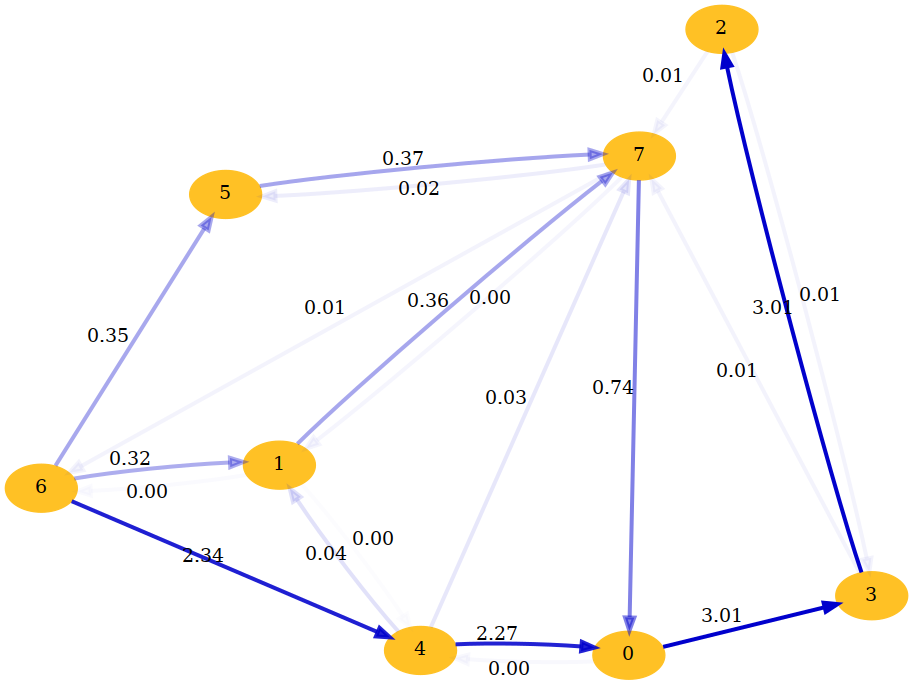

This chart was generated by the following Python code:
import pygraphviz as pgv
import networkx as nx
import numpy as np
from random import random, shuffle
from linesegmentintersections import bentley_ottman


MIN_DIST = 0.1
COST_EPSILON = 1e-3


def dist(a, b):
    return np.sqrt((a[0] - b[0])**2 + (a[1] - b[1])**2)

def can_add_pos(p, positions):
    for p2 in positions:
        if dist(p, p2) < MIN_DIST:
            return False 
    return True

def intersect(line1, line2):
    if bentley_ottman([line1, line2]):
        return True 
    else:
        return False     

def can_add_edge(x, y, true_edges, positions):
    if x == y:
        return False 
    if (x, y) in true_edges:
        return False
    for (a, b) in true_edges:
        if a == x or a == y or b == x or b == y:
            continue
        if intersect((positions[x], positions[y]), (positions[a], positions[b])):
            return False
    return True 

def generate_graph(n, max_edges):
    G = nx.DiGraph()
    G.graph['n'] = n
    # nodes 
    positions = []
    for i in range(n):
        tries = 0
        while tries < 100:
            p = (random(), random())
            if can_add_pos(p, positions):
                positions.append(p)
                G.add_node(i, pos=p)
                break 
        if tries >= 100:
            print("ERROR [generate_graph] : can't find a valid node position")
                
    # edges
    edges = [(i,j) for i in range(n) for j in range(n)]
    shuffle(edges)
    # costs
    count = 0
    true_edges = []
    for (x, y) in edges:
        if count < max_edges and can_add_edge(x, y, true_edges, positions):
            G.add_edge(x, y, 
                cost=lambda f: f, 
                flow=0,
                is_true=True)
            true_edges.append((x,y))
            count += 1
        else:
            G.add_edge(x, y, 
                cost=lambda f: f / COST_EPSILON,
                flow=0,
                is_true=False)
    return G

def draw_graph(G):
    gv = pgv.AGraph(strict=False, directed=True)
    
    # nodes
    for (x, d) in G.nodes(data=True):
        p = d["pos"]
        gv.add_node(x, 
            pos=("%.2f, %.2f" % (p[0]*10, p[1]*10)),
            pin="true",
            color="goldenrod1", 
            style="filled", 
            fillcolor="goldenrod1")
    
    # get max flow value
    max_flow = 0
    for (x,y,d) in G.edges(data=True):
        max_flow = max(max_flow, d['flow'])
    
    # edges
    for (x,y,d) in G.edges(data=True):
        if d['is_true']:
            # compute alpha value (range 0-255)
            if max_flow <= 1e-2:
                alpha = 255
            else:
                alpha = 255 * (np.sqrt(d['flow'] / float(max_flow)))
            alpha = min(max(int(alpha), 0), 255)

            gv.add_edge(x,y,
                label=("%.2f" % d['flow']), 
                color=("#0000CC%2x" % alpha), 
                penwidth=3)

    gv.node_attr['color'] = 'red'
    gv.write("graph.dot")
    gv.draw("graph.png", prog="neato")
